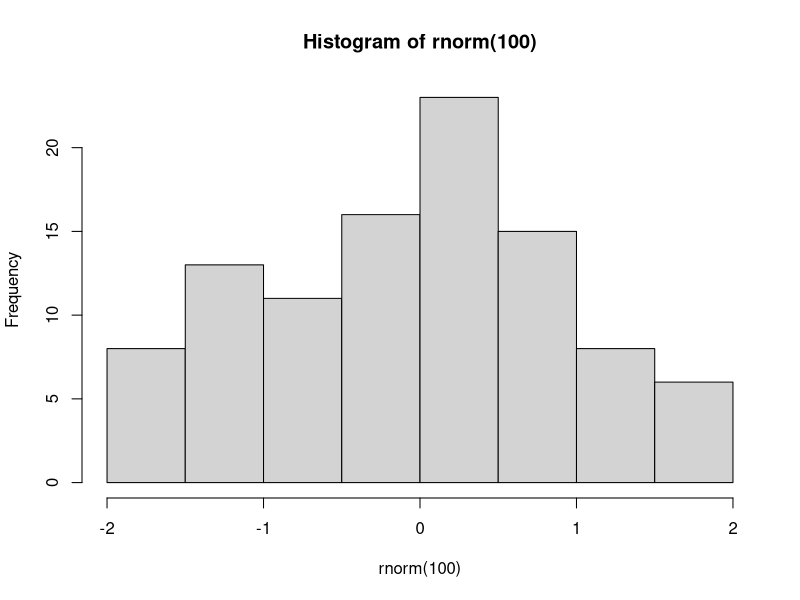
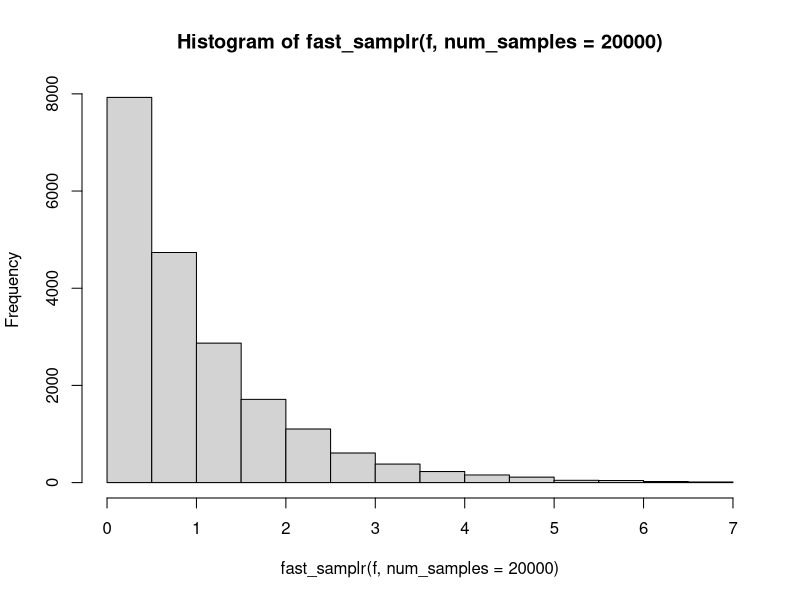
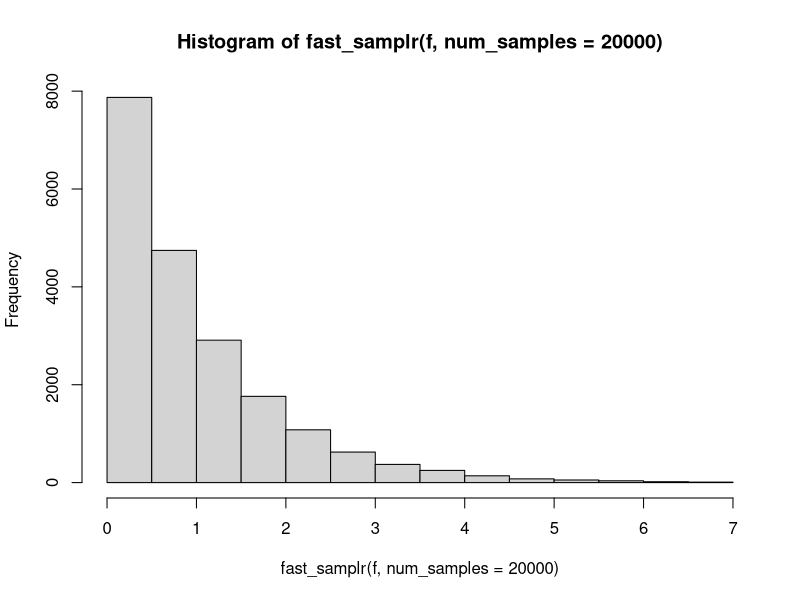

R code for these plots, in order:

pdist <- function(f, q, lower = -Inf) {
  integrate(f, lower = lower, upper = q)$value
}

qdist_inv <- function(f, q.min = -10, q.max = 10, acc = 100, lower = -Inf) {
  probs <- sapply(seq(0, 1, length.out = acc)[-c(1,acc)], 
                  function(x) {
                    uniroot(f = function(y) pdist(f, 
                                                  y, 
                                                  lower = lower) - x, 
                            interval = c(q.min, q.max))$root
  })
  data.frame(x = seq(0, 1, length.out = acc)[-c(1, acc)],
             y = probs)
}
f <- function(x) 1/sqrt(2 * pi) * exp(-x^2/2)
f <- function(x) exp(-x)
q_dist_vec <- qdist_inv(f, acc = 1000, lower = 0) #lower = -Inf for normal dist



library(data.table)
q_dist <- data.table(x = q_dist_vec$x,
                     y = q_dist_vec$y,
                     val = q_dist_vec$x)
setkey(q_dist, "x")
setattr(q_dist, "sorted", "x")

fast_samplr <- function(f, num_samples, acc = 1000) {
  my_sample <- runif(num_samples, 0, 1)
  a_below <- q_dist[J(my_sample), roll = -Inf]
  a_above <- q_dist[J(my_sample), roll = Inf]
  lambdas <- (a_below$x - a_below$val)/(a_above$val - a_below$val)
  lambdas*a_above$y + (1 - lambdas) * a_below$y
}

hist(rnorm(100))
hist(fast_samplr(f, num_samples = 20000))
shapiro.test(fast_samplr(f, num_samples = 1000))
hist(fast_samplr(f, num_samples = 20000))
